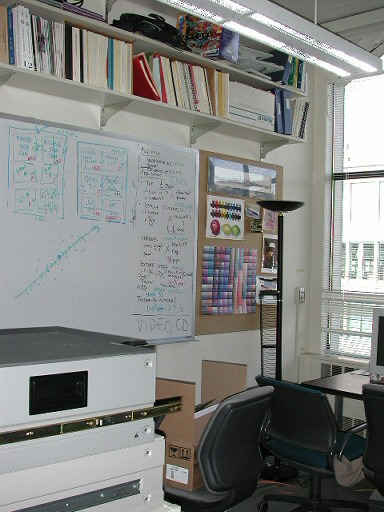
#> input picture data/grail/grail00.jpg, 384 x 512 px; its folder holds only this picture in this run
$ jupyter execute --allow-errors msop.ipynb   (older library calls are emulated)
#> lines starting #> are read from the running program, lines starting #| are printed output that depends on the picture
[cell 1]
import numpy as np
import cv2
import math
from glob import *
from matplotlib import pyplot as plt
from matplotlib import patches
from scipy.ndimage import filters

### some tools

[cell 2]
### print imgs in array
def print_all(imgs):
    for i in imgs:
        plt.imshow(i)
        plt.show()

## Data Sturctures

[cell 3]
# point is just a pair (y,x)

class KeyPoint():
    def __init__(self, point, angle=-1, response=0, octave=0):
        self.point = point         # coordinate (y,x)
        self.angle = angle
        self.response = response
        self.octave = octave

# descriptor is a patch of (8x8) pixels (array)

## read images

[cell 4]
img_dir = "../data/grail"
img_ext = [".jpg", ".JPG"]
filenames = [f for f in glob(img_dir + "/*" + img_ext[0])]
filenames.sort()

if not glob(img_dir):
   print("dir not found")

IMGS = []
for n in filenames:
    IMGS.append(cv2.imread(n))

# print_all(IMGS)

## Feture detection

### Harris corner response

[cell 5]
# return the Harris response for each pixel in the gray-scale img
def harris_response(src, sigma=1.5, k=0.04, ksize=3, sobel=True):
    Ix = np.zeros(src.shape)
    Iy = np.zeros(src.shape)

    if sobel:
        Ix = cv2.Sobel(src, -1, 1, 0, ksize)
        Iy = cv2.Sobel(src, -1, 0, 1, ksize)
    else:
        filters.gaussian_filter(src, (sigma,sigma), (0,1), Ix)
        filters.gaussian_filter(src, (sigma,sigma), (1,0), Iy)

    Sxx = filters.gaussian_filter(Ix**2, sigma)
    Sxy = filters.gaussian_filter(Ix*Iy, sigma)
    Syy = filters.gaussian_filter(Iy**2, sigma)

    det = Sxx * Syy - Sxy**2
    trace = Sxx + Syy

    # harmonic means
    return det/(trace+1e-8)


''' test '''
# im = cv2.cvtColor(imgs[0], cv2.COLOR_BGR2GRAY)
# harris_response(im)

[cell 6]
'''test'''
# get all imgs' harris response
imgs = [i.copy() for i in IMGS]
#> imgs = 1 item
for img in imgs:
    gray = cv2.cvtColor(img,cv2.COLOR_BGR2GRAY)
    gray = np.float32(gray)
    dst = harris_response(gray,sobel=False)
#     dst = cv2.cornerHarris(gray,2,3,0.04)
    dst = cv2.dilate(dst, None)
    img[dst>0.1*dst.max()] = [0, 0, 255]
#> this loop made 1 pass

print_all(imgs)
#> the loop in print_all, `for i in imgs:` made 1 pass
#> pass 1, in print_all, `plt.show()`:
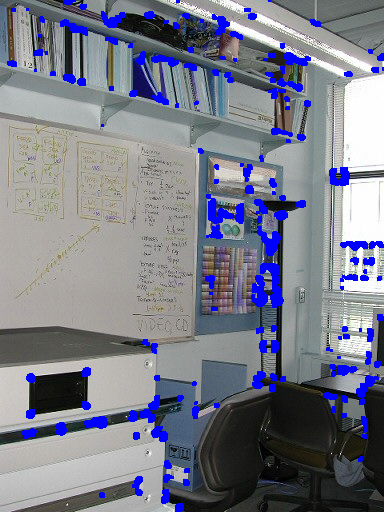
#> shown: shape (512, 384, 3); mean R, G, B 122.7, 125.1, 138.7

### Non-maximum Suppression

[cell 7]
# return the mapping of maximum n points
def NMS(src, n=500, r=-1, circle=True):
    if r < 0:
        r = src.shape[0]//10

    thres = src.max() * 0.01
#     print(src.max())

    keypoints = []
    while len(keypoints) < n and r > 0:
        # init keypoint mask & previous selected points
        kmask = src.copy()
        for kp in keypoints:
            y,x = kp
            cv2.circle(kmask, (x,y), r, 0, -1)

        while True:
            y,x = np.unravel_index(kmask.argmax(axis=None), kmask.shape)
            maxn = kmask[(y,x)]
            # mask circle if the point value > threshold
            if maxn > thres:
                cv2.circle(kmask, (x,y), r, 0, -1)
            else:
                break

            keypoints.append((y,x))
# [6 lines of commented-out code are left out]
        r = r-1

    # mapping to img
    fmap = np.zeros(src.shape)
    for kp in keypoints:
        fmap[kp] = 1

    return fmap

'''test'''
#> (the rest of this cell did not finish here and is left out)

[cell 8]
'''test'''
imgs = [i.copy() for i in IMGS]
for img in imgs:
    gray = cv2.cvtColor(img,cv2.COLOR_BGR2GRAY)
    gray = np.float32(gray)
    dst = harris_response(gray,sobel=False)
    dst = NMS(dst)
    dst = cv2.dilate(dst, None)
    img[dst==1] = [0,0,255]
#> this loop made 1 pass
#> thres in NMS on pass 1: 2.28
#> pass 1, `dst = NMS(dst)`:
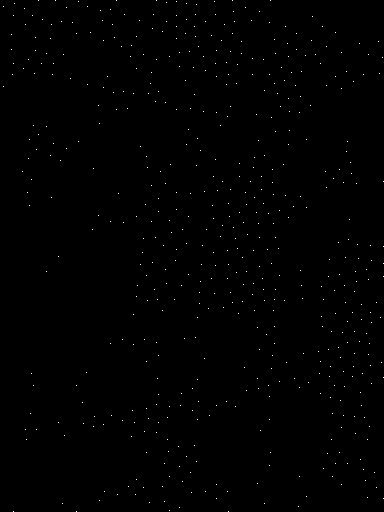
#> dst: shape (512, 384) float64; values 0 (black) and 1 (white), 0.28% white in thin lines or dots
#     plt.imshow(img)
#     plt.show()

print_all(imgs)
#> the loop in print_all (call 2), `for i in imgs:` made 1 pass
#> pass 1, in print_all (call 2), `plt.show()`:
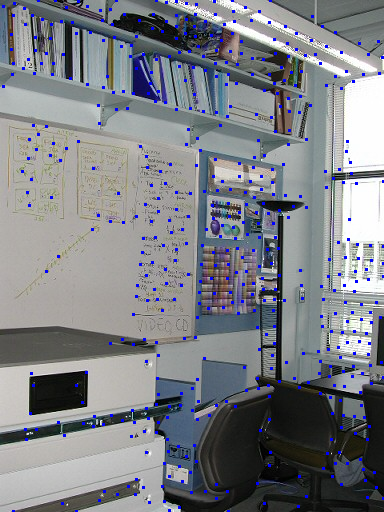
#> shown: shape (512, 384, 3); mean R, G, B 126, 128.6, 133.9

[cell 9]
# input a grayscale image, return a feature point map
def feature_detection(gray):
    response = harris_response(gray, sobel=False)
    fmap = NMS(response)

    return fmap

# [7 lines of commented-out code are left out]

## Feature Description

### orientation assignment

[cell 10]
# extract patch from src (rectangle)
def extract_patch(src, start, end):
    x1 = start[0] if start[0] > 0 else 0
    y1 = start[1] if start[1] > 0 else 0
    x2 = end[0] if end[0] < src.shape[1] else src.shape[1]
    y2 = end[1] if end[1] < src.shape[0] else src.shape[0]
    patch = src[y1:y2, x1:x2].copy()
    return patch

# sample patch after gaussian smoothing
def sample_patch(src, sigma=1.0, normalize=False):
    # only 40x40 src are allowed
    if src.shape[0] != 40 or src.shape[1] != 40:
        raise Exception("patch sampling")
    blurred = filters.gaussian_filter(src, sigma)
    sampled = cv2.resize(blurred, (8,8))
    norm = (sampled-np.mean(sampled))/np.std(sampled)
    if normalize:
        return norm
    else:
        return sampled

# ''''''
#> (the rest of this cell did not finish here and is left out)

[cell 11]
# returns a set of keypoints & descriptor
def feature_description(src, fmap):

    # extract features from fmap
    features = []
    for i,f in enumerate(fmap.flatten()):
        if f != 0:
            y,x = np.unravel_index(i, fmap.shape)
            features.append((y,x))


    Dx = cv2.Sobel(src, cv2.CV_64F, 1, 0, ksize=5)
    Dy = cv2.Sobel(src, cv2.CV_64F, 0, 1, ksize=5)
    norm = np.sqrt(Dx*Dx+Dy*Dy)
    plt.imshow(norm,cmap='gray')
    print(norm)

    keypoints = []
    descriptors = []
    for fp in features:
        y,x = fp
        r = 20

        # eliminate marginal
        if x-r < 0 or y-r < 0 or x+r > src.shape[1] or y+r > src.shape[0]:
            continue

        # orientation assignment
        rmat = cv2.getRotationMatrix2D((y,x), math.atan2(Dy[(y,x)], Dx[(y,x)]), scale=1.0)
        rimg = cv2.warpAffine(src, rmat, (src.shape[1], src.shape[0]))

#         u = filters.gaussian_filter(src, sigma)
#         plt.imshow(rimg,cmap='gray')
#         plt.show()

        # extract patch from src

        patch40 = extract_patch(src, (x-r,y-r), (x+r,y+r))
        patch8 = sample_patch(patch40)
        patch = patch8.flatten()
#         print(patch8)
        plt.imshow(patch8,cmap='gray')
        plt.show()

        keypoints.append(KeyPoint(fp))
        descriptors.append(patch)

        # for debug, only return 1 fp
        break

    return keypoints, descriptors


'''test'''
#> (the rest of this cell did not finish here and is left out)

## The Main MSOP

[cell 12]
##### multi scale oriented patch
##### return a keypoint pyramid & a descriptor pyramid of one image,
##### img = original RGB image
def MSOP(img, scale=4):
    kpPyr = []
    desPyr = []
    gray = np.float32(cv2.cvtColor(img,cv2.COLOR_BGR2GRAY))
    for i in range(scale):
        fmap = feature_detection(gray)
        kp, des = feature_description(gray,fmap)
        kpPyr.append(kp)
        desPyr.append(des)
        gray = cv2.pyrDown(gray)

    return kpPyr, desPyr

'''test'''
from time import time
imgs = [i.copy() for i in IMGS]

start_time = time()

KP = []
DES = []
for im in imgs:
    kpPyr, desPyr = MSOP(im)
    KP.append(kpPyr)
    DES.append(desPyr)
#> this loop made 1 pass
#> (printed output is left out)
#> pass 1, in feature_description, `Dx = cv2.Sobel(src, cv2.CV_64F, 1, 0, ksize=5)`:
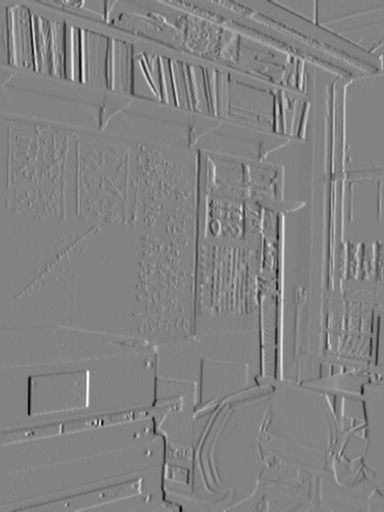
#> Dx: shape (512, 384) float64; min -9358, max 8888, mean -6.3; drawn with min black and max white
#> pass 1, in feature_description, `Dy = cv2.Sobel(src, cv2.CV_64F, 0, 1, ksize=5)`:
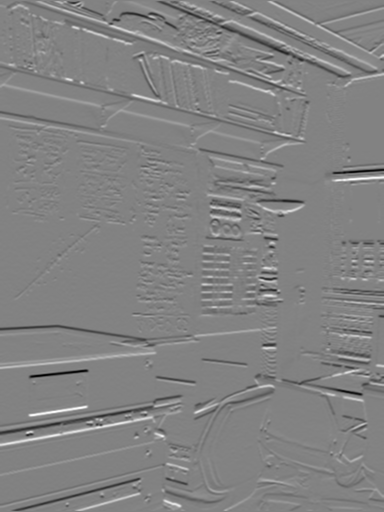
#> Dy: shape (512, 384) float64; min -9848, max 9385, mean -10.9; drawn with min black and max white
#> pass 1, in feature_description, `norm = np.sqrt(Dx*Dx+Dy*Dy)`:
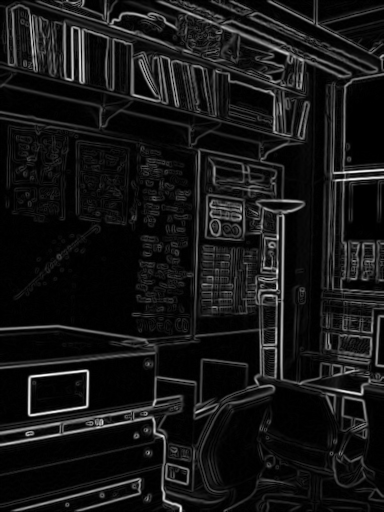
#> norm: shape (512, 384) float64; min 0, max 9907.7, mean 865; drawn with min black and max white
#> pass 1, in feature_description, `plt.show()`:
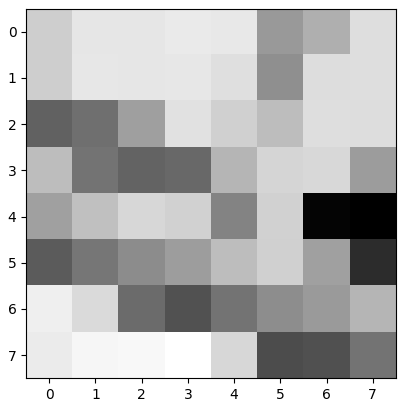
#> figure drawn by matplotlib, 1 panel
#> pass 1, in feature_description (call 2), `plt.show()`:
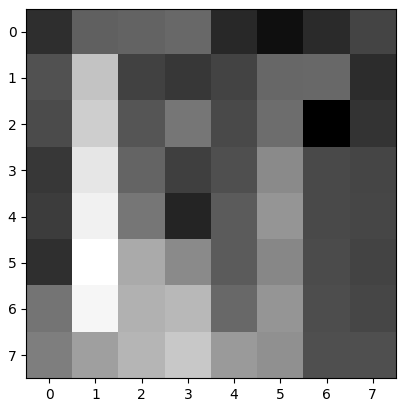
#> figure drawn by matplotlib, 1 panel
#> pass 1, in feature_description (call 3), `plt.show()`:
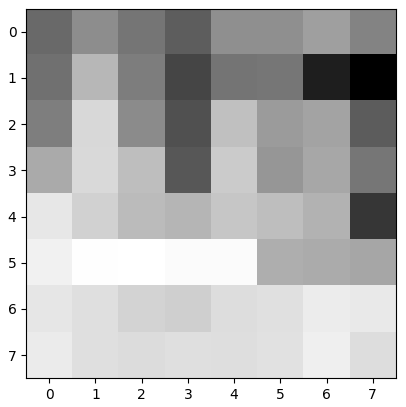
#> figure drawn by matplotlib, 1 panel
#> pass 1, in feature_description (call 4), `plt.show()`:
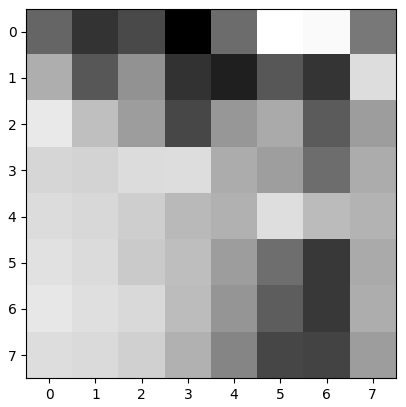
#> figure drawn by matplotlib, 1 panel

end_time = time()

print("elapsed: {:.2f}(s)".format(end_time-start_time))
print("test ended")

$ run again, on data/grail/grail04.jpg
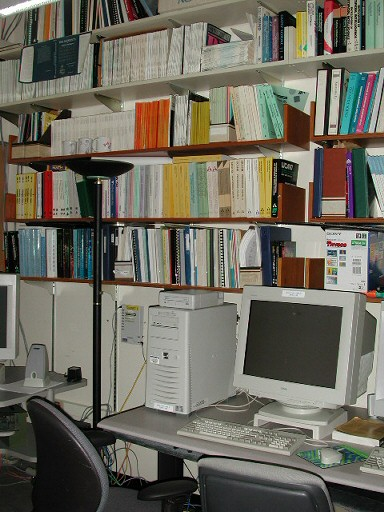
#> input picture data/grail/grail04.jpg, 384 x 512 px
#> imgs = 1 item
#> the loop `for img in imgs:` made 1 pass
#> the loop in print_all, `for i in imgs:` made 1 pass
#> the loop `for img in imgs:` made 1 pass
#> pass 1, `dst = NMS(dst)`:
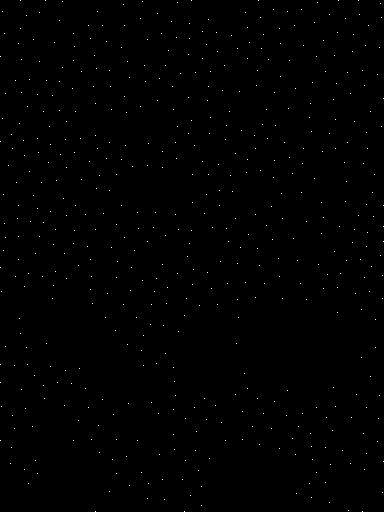
#> dst: shape (512, 384) float64; values 0 (black) and 1 (white), 0.27% white in thin lines or dots
#> the loop in print_all (call 2), `for i in imgs:` made 1 pass
#> the loop `for im in imgs:` made 1 pass
#> (printed output is left out)
#> pass 1, in feature_description (call 4), `plt.show()`:
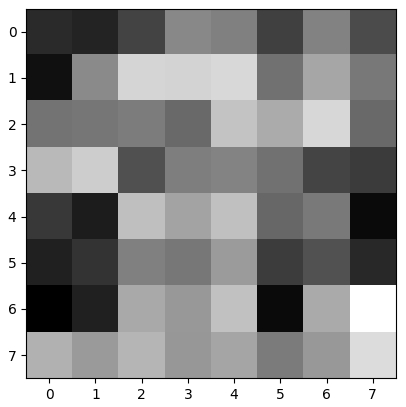
#> figure drawn by matplotlib, 1 panel

$ run again, on data/grail/grail05.jpg
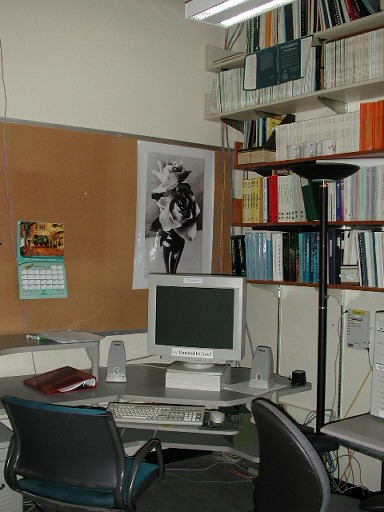
#> input picture data/grail/grail05.jpg, 384 x 512 px
#> imgs = 1 item
#> the loop `for img in imgs:` made 1 pass
#> the loop in print_all, `for i in imgs:` made 1 pass
#> the loop `for img in imgs:` made 1 pass
#> the loop in print_all (call 2), `for i in imgs:` made 1 pass
#> the loop `for im in imgs:` made 1 pass
#> (printed output is left out)
#> pass 1, in feature_description (call 4), `plt.show()`:
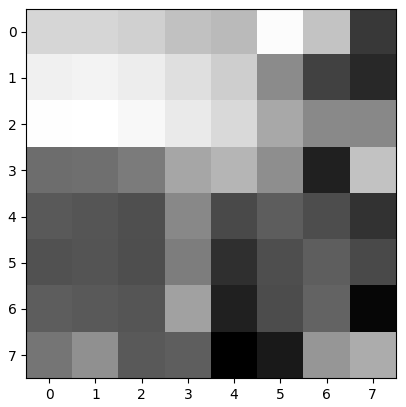
#> figure drawn by matplotlib, 1 panel
